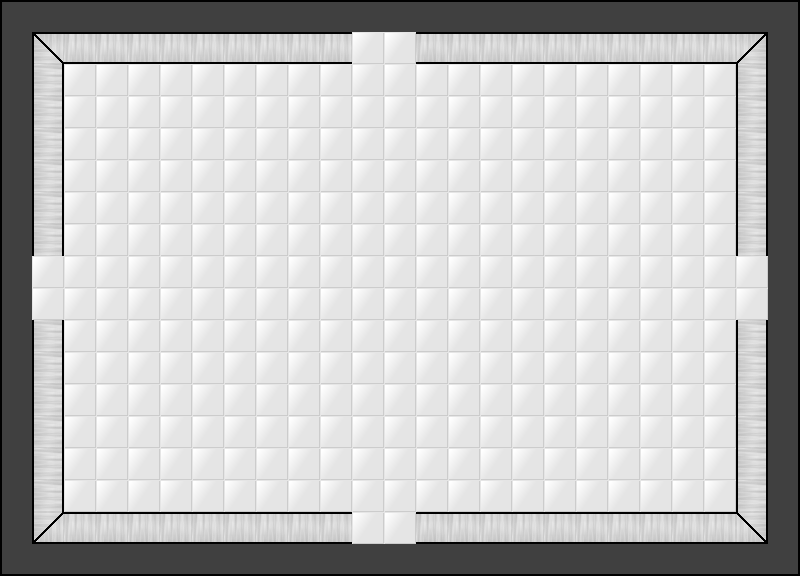

This is a level from a 2D game, rendered from its Tiled map with the project's own tilesets. A one-line summary and the map file follow, with tile-layer data summarised:
An orthogonal 25x18 tile map with 32x32 px tiles, 2 tile layers (Tile Layer 2, Tile Layer 1) and 156 objects (138x pit, 4x door, 4x button, 4x laser, 4x blade, ...).

<map version="1.0" orientation="orthogonal" width="25" height="18" tilewidth="32" tileheight="32">
 <tileset firstgid="1" name="room_tileset" tilewidth="32" tileheight="32">
  <image source="../graphics/room_tileset.png" width="192" height="256" />
 </tileset>
 <layer name="Tile Layer 2" width="25" height="18">
  <data>[450 cells, 450 non-empty, 1 distinct tile ids]</data>
 </layer>
 <layer name="Tile Layer 1" width="25" height="18">
  <data>[450 cells, 148 non-empty, 14 distinct tile ids]</data>
 </layer>
 <objectgroup name="Object Layer 1" width="25" height="18">
  <object name="door" type="door" x="352" y="32" width="64" height="32" />
  <object name="door" type="door" x="32" y="256" width="32" height="64" />
  <object name="door" type="door" x="736" y="256" width="32" height="64" />
  <object name="door" type="door" x="352" y="512" width="64" height="32" />
  <object name="button" type="button" x="192" y="64" width="32" height="32">
   <properties>
    <property name="id" value="1" />
   </properties>
  </object>
  <object name="pit" type="pit" x="64" y="160" width="32" height="32" />
  <object name="laser" type="laser" x="128" y="128" width="32" height="32" />
  <object name="laser" type="laser" x="128" y="416" width="32" height="32" />
  <object name="laser" type="laser" x="640" y="416" width="32" height="32" />
  <object name="laser" type="laser" x="640" y="128" width="32" height="32" />
  <object name="blade" type="blade" x="224" y="480" width="32" height="32" />
  <object name="blade" type="blade" x="256" y="64" width="32" height="32" />
  <object name="blade" type="blade" x="512" y="64" width="32" height="32" />
  <object name="blade" type="blade" x="544" y="480" width="32" height="32" />
  <object name="pit" type="pit" x="96" y="160" width="32" height="32" />
  <object name="pit" type="pit" x="128" y="160" width="32" height="32" />
  <object name="pit" type="pit" x="160" y="160" width="32" height="32" />
  <object name="pit" type="pit" x="192" y="160" width="32" height="32" />
  <object name="pit" type="pit" x="160" y="192" width="32" height="32" />
  <object name="pit" type="pit" x="192" y="192" width="32" height="32" />
  <object name="pit" type="pit" x="96" y="192" width="32" height="32" />
  <object name="pit" type="pit" x="64" y="192" width="32" height="32" />
  <object name="pit" type="pit" x="128" y="192" width="32" height="32" />
  <object name="pit" type="pit" x="160" y="224" width="32" height="32" />
  <object name="pit" type="pit" x="192" y="224" width="32" height="32" />
  <object name="pit" type="pit" x="96" y="224" width="32" height="32" />
  <object name="pit" type="pit" x="64" y="224" width="32" height="32" />
  <object name="pit" type="pit" x="128" y="224" width="32" height="32" />
  <object name="pit" type="pit" x="160" y="320" width="32" height="32" />
  <object name="pit" type="pit" x="160" y="384" width="32" height="32" />
  <object name="pit" type="pit" x="192" y="320" width="32" height="32" />
  <object name="pit" type="pit" x="192" y="384" width="32" height="32" />
  <object name="pit" type="pit" x="160" y="352" width="32" height="32" />
  <object name="pit" type="pit" x="192" y="352" width="32" height="32" />
  <object name="pit" type="pit" x="96" y="320" width="32" height="32" />
  <object name="pit" type="pit" x="96" y="384" width="32" height="32" />
  <object name="pit" type="pit" x="96" y="352" width="32" height="32" />
  <object name="pit" type="pit" x="64" y="384" width="32" height="32" />
  <object name="pit" type="pit" x="64" y="320" width="32" height="32" />
  <object name="pit" type="pit" x="64" y="352" width="32" height="32" />
  <object name="pit" type="pit" x="128" y="384" width="32" height="32" />
  <object name="pit" type="pit" x="128" y="320" width="32" height="32" />
  <object name="pit" type="pit" x="128" y="352" width="32" height="32" />
  <object name="pit" type="pit" x="672" y="160" width="32" height="32" />
  <object name="pit" type="pit" x="672" y="224" width="32" height="32" />
  <object name="pit" type="pit" x="704" y="160" width="32" height="32" />
  <object name="pit" type="pit" x="704" y="224" width="32" height="32" />
  <object name="pit" type="pit" x="672" y="192" width="32" height="32" />
  <object name="pit" type="pit" x="704" y="192" width="32" height="32" />
  <object name="pit" type="pit" x="608" y="160" width="32" height="32" />
  <object name="pit" type="pit" x="608" y="224" width="32" height="32" />
  <object name="pit" type="pit" x="608" y="192" width="32" height="32" />
  <object name="pit" type="pit" x="576" y="224" width="32" height="32" />
  <object name="pit" type="pit" x="576" y="160" width="32" height="32" />
  <object name="pit" type="pit" x="576" y="192" width="32" height="32" />
  <object name="pit" type="pit" x="640" y="224" width="32" height="32" />
  <object name="pit" type="pit" x="640" y="160" width="32" height="32" />
  <object name="pit" type="pit" x="640" y="192" width="32" height="32" />
  <object name="pit" type="pit" x="672" y="320" width="32" height="32" />
  <object name="pit" type="pit" x="672" y="384" width="32" height="32" />
  <object name="pit" type="pit" x="704" y="320" width="32" height="32" />
  <object name="pit" type="pit" x="704" y="384" width="32" height="32" />
  <object name="pit" type="pit" x="672" y="352" width="32" height="32" />
  <object name="pit" type="pit" x="704" y="352" width="32" height="32" />
  <object name="pit" type="pit" x="608" y="320" width="32" height="32" />
  <object name="pit" type="pit" x="608" y="384" width="32" height="32" />
  <object name="pit" type="pit" x="608" y="352" width="32" height="32" />
  <object name="pit" type="pit" x="576" y="384" width="32" height="32" />
  <object name="pit" type="pit" x="576" y="320" width="32" height="32" />
  <object name="pit" type="pit" x="576" y="352" width="32" height="32" />
  <object name="pit" type="pit" x="640" y="384" width="32" height="32" />
  <object name="pit" type="pit" x="640" y="320" width="32" height="32" />
  <object name="pit" type="pit" x="640" y="352" width="32" height="32" />
  <object name="pit" type="pit" x="448" y="64" width="32" height="32" />
  <object name="pit" type="pit" x="448" y="128" width="32" height="32" />
  <object name="pit" type="pit" x="480" y="64" width="32" height="32" />
  <object name="pit" type="pit" x="480" y="128" width="32" height="32" />
  <object name="pit" type="pit" x="448" y="96" width="32" height="32" />
  <object name="pit" type="pit" x="480" y="96" width="32" height="32" />
  <object name="pit" type="pit" x="416" y="128" width="32" height="32" />
  <object name="pit" type="pit" x="416" y="64" width="32" height="32" />
  <object name="pit" type="pit" x="416" y="96" width="32" height="32" />
  <object name="pit" type="pit" x="448" y="160" width="32" height="32" />
  <object name="pit" type="pit" x="480" y="160" width="32" height="32" />
  <object name="pit" type="pit" x="448" y="192" width="32" height="32" />
  <object name="pit" type="pit" x="480" y="192" width="32" height="32" />
  <object name="pit" type="pit" x="416" y="160" width="32" height="32" />
  <object name="pit" type="pit" x="448" y="384" width="32" height="32" />
  <object name="pit" type="pit" x="480" y="384" width="32" height="32" />
  <object name="pit" type="pit" x="416" y="384" width="32" height="32" />
  <object name="pit" type="pit" x="448" y="416" width="32" height="32" />
  <object name="pit" type="pit" x="448" y="480" width="32" height="32" />
  <object name="pit" type="pit" x="480" y="416" width="32" height="32" />
  <object name="pit" type="pit" x="480" y="480" width="32" height="32" />
  <object name="pit" type="pit" x="448" y="448" width="32" height="32" />
  <object name="pit" type="pit" x="480" y="448" width="32" height="32" />
  <object name="pit" type="pit" x="416" y="480" width="32" height="32" />
  </objectgroup>
</map>
<!-- 59 of 156 objects omitted -->
